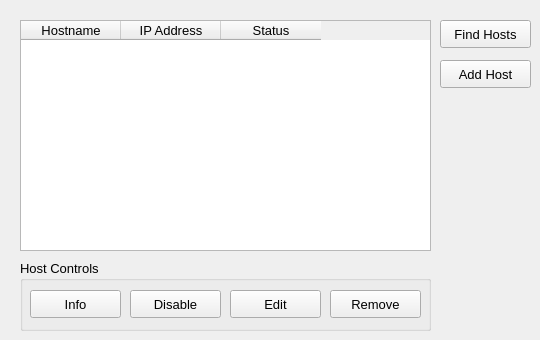
       <widget class="QWidget" name="networkToolbox" >
        <attribute name="title" >
         <string>Network</string>
        </attribute>
        <attribute name="toolTip" >
         <string>Gather, manage, and update nodes for PyFarm</string>
        </attribute>
        <widget class="QTableWidget" name="networkTable" >
         <property name="geometry" >
          <rect>
           <x>20</x>
           <y>20</y>
           <width>411</width>
           <height>231</height>
          </rect>
         </property>
         <property name="font" >
          <font>
           <pointsize>10</pointsize>
           <weight>50</weight>
           <bold>false</bold>
          </font>
         </property>
         <property name="statusTip" >
          <string>Connected Hosts</string>
         </property>
         <property name="editTriggers" >
          <set>QAbstractItemView::NoEditTriggers</set>
         </property>
         <property name="dragDropOverwriteMode" >
          <bool>false</bool>
         </property>
         <property name="selectionMode" >
          <enum>QAbstractItemView::SingleSelection</enum>
         </property>
         <property name="selectionBehavior" >
          <enum>QAbstractItemView::SelectRows</enum>
         </property>
         <column>
          <property name="text" >
           <string>Hostname</string>
          </property>
         </column>
         <column>
          <property name="text" >
           <string>IP Address</string>
          </property>
         </column>
         <column>
          <property name="text" >
           <string>Status</string>
          </property>
         </column>
        </widget>
        <widget class="QPushButton" name="findHosts" >
         <property name="geometry" >
          <rect>
           <x>440</x>
           <y>20</y>
           <width>91</width>
           <height>28</height>
          </rect>
         </property>
         <property name="font" >
          <font>
           <pointsize>10</pointsize>
           <weight>50</weight>
           <bold>false</bold>
          </font>
         </property>
         <property name="statusTip" >
          <string>Find then automatically add hosts running the client program</string>
         </property>
         <property name="text" >
          <string>Find Hosts</string>
         </property>
        </widget>
        <widget class="QPushButton" name="addHost" >
         <property name="geometry" >
          <rect>
           <x>440</x>
           <y>60</y>
           <width>91</width>
           <height>28</height>
          </rect>
         </property>
         <property name="font" >
          <font>
           <pointsize>10</pointsize>
           <weight>50</weight>
           <bold>false</bold>
          </font>
         </property>
         <property name="statusTip" >
          <string>Manually add a host</string>
         </property>
         <property name="text" >
          <string>Add Host</string>
         </property>
        </widget>
        <widget class="QGroupBox" name="hostControls" >
         <property name="geometry" >
          <rect>
           <x>20</x>
           <y>260</y>
           <width>411</width>
           <height>71</height>
          </rect>
         </property>
         <property name="font" >
          <font>
           <pointsize>10</pointsize>
          </font>
         </property>
         <property name="title" >
          <string>Host Controls</string>
         </property>
         <widget class="QPushButton" name="removeHost" >
          <property name="geometry" >
           <rect>
            <x>310</x>
            <y>30</y>
            <width>91</width>
            <height>28</height>
           </rect>
          </property>
          <property name="font" >
           <font>
            <pointsize>10</pointsize>
            <weight>50</weight>
            <bold>false</bold>
           </font>
          </property>
          <property name="statusTip" >
           <string>Remove selected host from pool</string>
          </property>
          <property name="text" >
           <string>Remove</string>
          </property>
         </widget>
         <widget class="QPushButton" name="disableHost" >
          <property name="geometry" >
           <rect>
            <x>110</x>
            <y>30</y>
            <width>91</width>
            <height>28</height>
           </rect>
          </property>
          <property name="font" >
           <font>
            <pointsize>10</pointsize>
            <weight>50</weight>
            <bold>false</bold>
           </font>
          </property>
          <property name="statusTip" >
           <string>Disable selected host but do not remove it</string>
          </property>
          <property name="text" >
           <string>Disable</string>
          </property>
         </widget>
         <widget class="QPushButton" name="editHost" >
          <property name="geometry" >
           <rect>
            <x>210</x>
            <y>30</y>
            <width>91</width>
            <height>28</height>
           </rect>
          </property>
          <property name="font" >
           <font>
            <pointsize>10</pointsize>
            <weight>50</weight>
            <bold>false</bold>
           </font>
          </property>
          <property name="statusTip" >
           <string>Edit selected host's parameters</string>
          </property>
          <property name="text" >
           <string>Edit</string>
          </property>
         </widget>
         <widget class="QPushButton" name="getHostInfo" >
          <property name="geometry" >
           <rect>
            <x>10</x>
            <y>30</y>
            <width>91</width>
            <height>28</height>
           </rect>
          </property>
          <property name="font" >
           <font>
            <pointsize>10</pointsize>
            <weight>50</weight>
            <bold>false</bold>
           </font>
          </property>
          <property name="statusTip" >
           <string>Retrieve extra info about selected host</string>
          </property>
          <property name="text" >
           <string>Info</string>
          </property>
         </widget>
        </widget>
       </widget>
